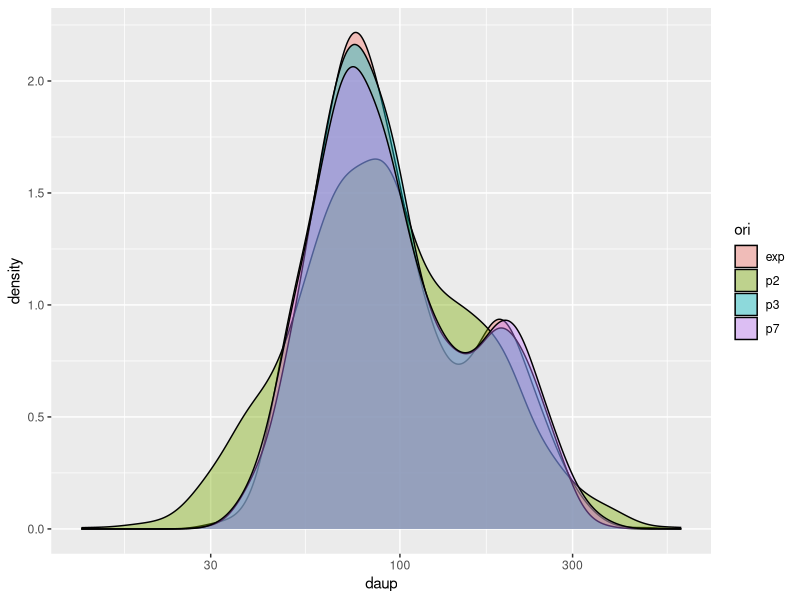
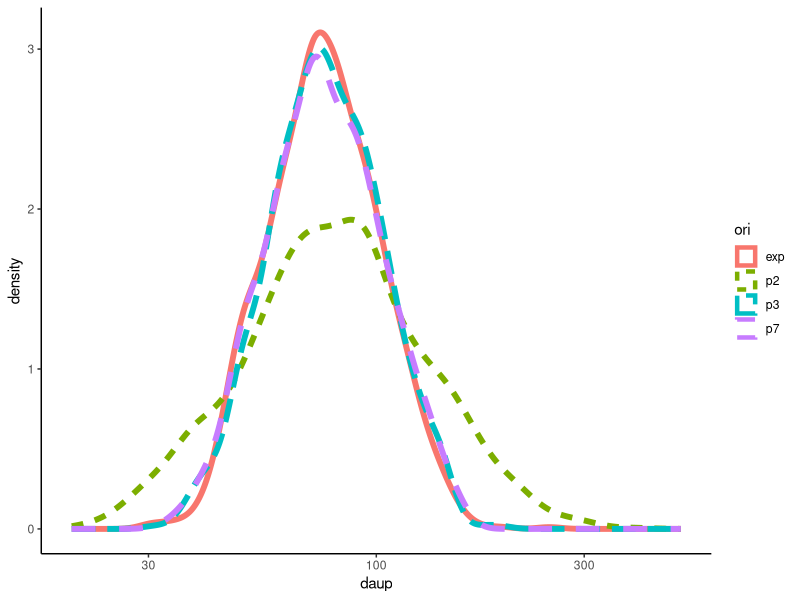
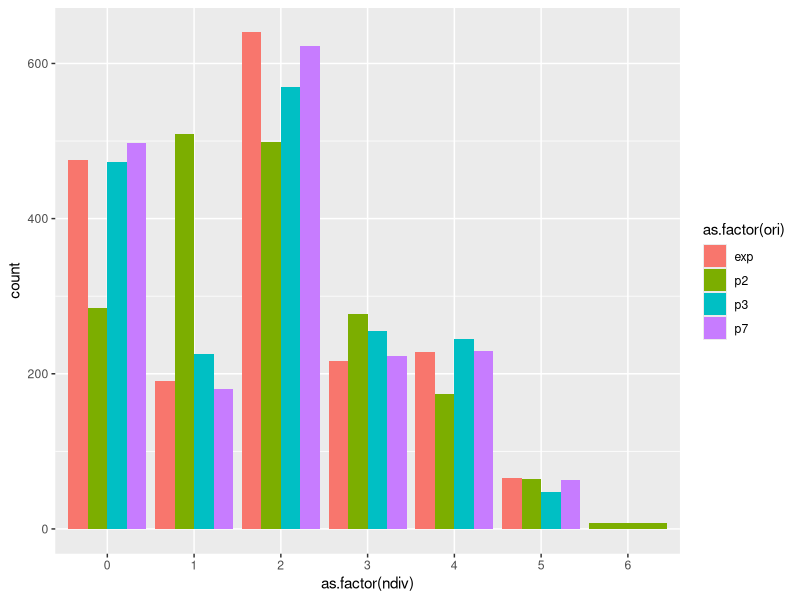
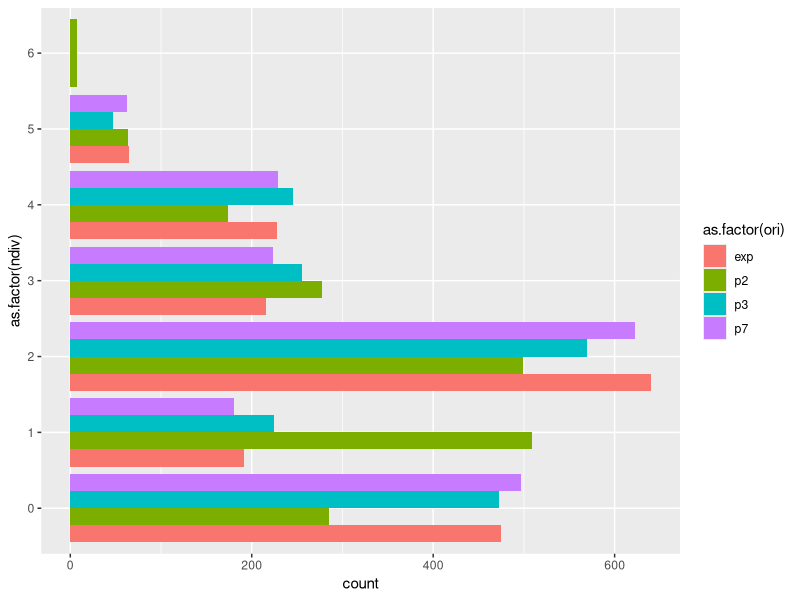
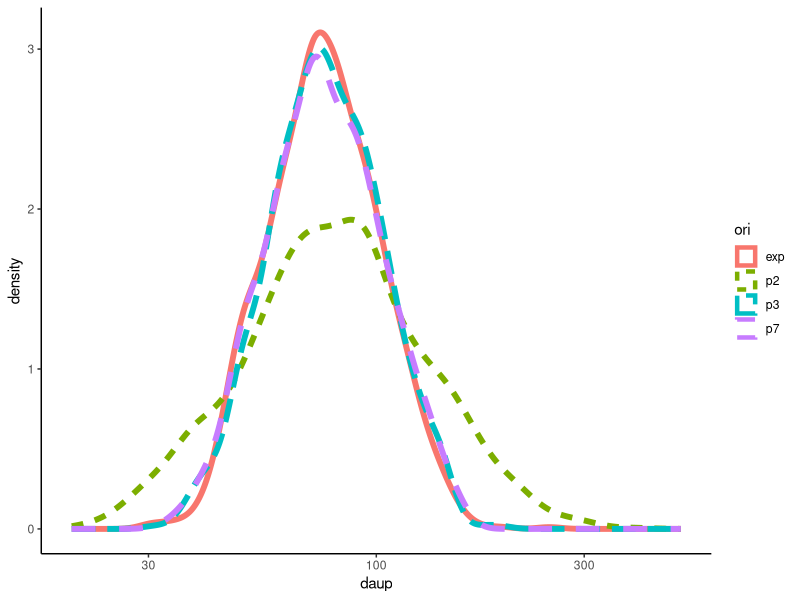

Write the R code that produced these figures, in order.
## ---- chunk 1
library(readxl)
library(tidyverse)
## ---- chunk 2
expdf<-read_excel("exp_data.xlsx")
expdf$ori="exp"


#Power law model
fndiv<-function(x,ss,ns){
  return(sum(log2(x/ss)+rnorm(1,mean=0,sd=ns)>c(0,1,2,3,4,5)))
}
ndiv<-apply(X=expdf[,1],MARGIN=1,FUN=fndiv,169.9798,0.7)
pldf<-data.frame(vol=expdf$vol,ndiv=ndiv)
pldf$ori<-"p2"

#3 parameter model
fndiv<-function(x,ss,ns,z0){
  return(sum(log2(x/ss)+rnorm(1,mean=0,sd=ns)>c(z0,1,2,3,4,5)))
}
ndiv<-apply(X=expdf[,1],MARGIN=1,FUN=fndiv,146.6105, 0.3111578, 0.7004869)
p3df<-data.frame(vol=expdf$vol,ndiv=ndiv)
p3df$ori<-"p3"

#7 parameter model
fndiv<-function(x,ss,ns,z0,z1,z2,z3,z4){
  return(sum(log2(x/ss)+rnorm(1,mean=0,sd=ns)>c(z0,z1,z2,z3,z4)))
}
ndiv<-apply(X=expdf[,1],MARGIN=1,FUN=fndiv,141.78, 0.31, 0.73,1.01,2.16,3.03,4)
p7df<-data.frame(vol=expdf$vol,ndiv=ndiv)
p7df$ori<-"p7"

cmpdf<-rbind(expdf,pldf,p3df,p7df)

#computing daugther sizes
cmpdf$daup<-cmpdf$vol/2^cmpdf$ndiv
cmpdf$daup[cmpdf$ndiv>0]<-cmpdf$daup[cmpdf$ndiv>0]*0.75

## ---- chunk 3
ggplot(cmpdf,aes(x=daup,fill=ori))+geom_density(alpha=0.4)+scale_x_log10()
## ---- chunk 4
ggplot(cmpdf%>%filter(ndiv>0)%>%arrange(),aes(x=daup,color=ori,linetype=ori))+
  geom_density(size=2)+
  #scale_colour_manual(breaks = c("exp","p2","p3"),values = c("black","#619CFF","#F8766D"))+
  scale_x_log10(limits=c(20,500))+
  #scale_linetype_manual(breaks = c("exp","p2","p3"), values=c("dotted","dashed","solid"))+
  theme_classic()

ggsave("wt_dg_cmp.png",width = 10,height = 3)
## ---- chunk 5
cmpdf%>%
  filter(ndiv>0)%>%
  group_by(ori)%>%
  summarise(md=mean(daup),sdd=sqrt(var(daup)),mdn=median(daup))%>%
  mutate(cv=sdd/md)
## ---- chunk 6

ggplot(cmpdf)+
  geom_histogram(aes(x=as.factor(ndiv),fill=as.factor(ori)),stat = "count",position = "dodge")

ggplot(cmpdf)+
  geom_histogram(aes(y=as.factor(ndiv),fill=as.factor(ori)),stat = "count",position = "dodge")

